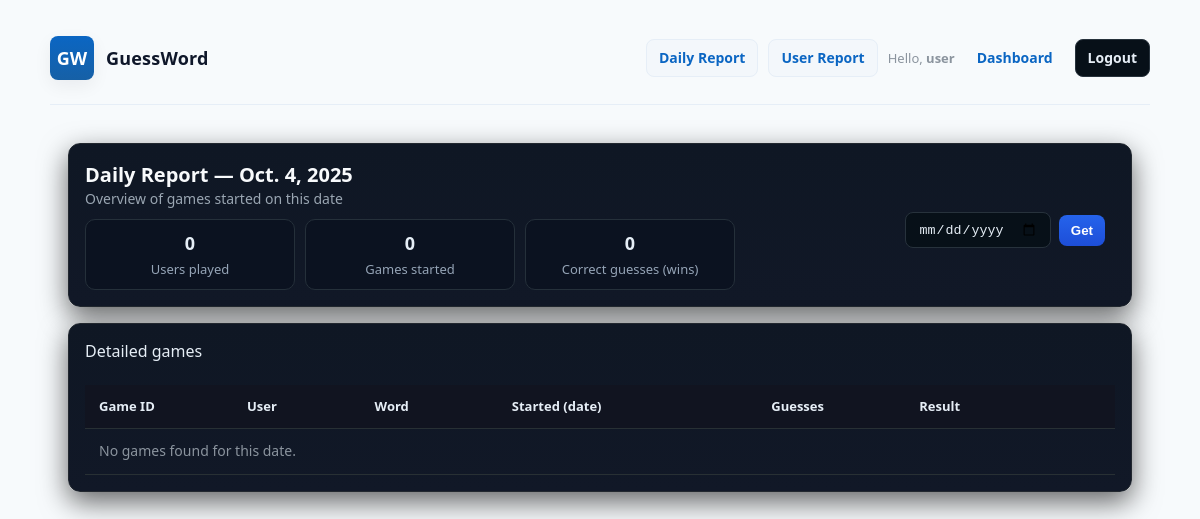
/report/day/ (signed in), run on an earlier commit of the app's database.
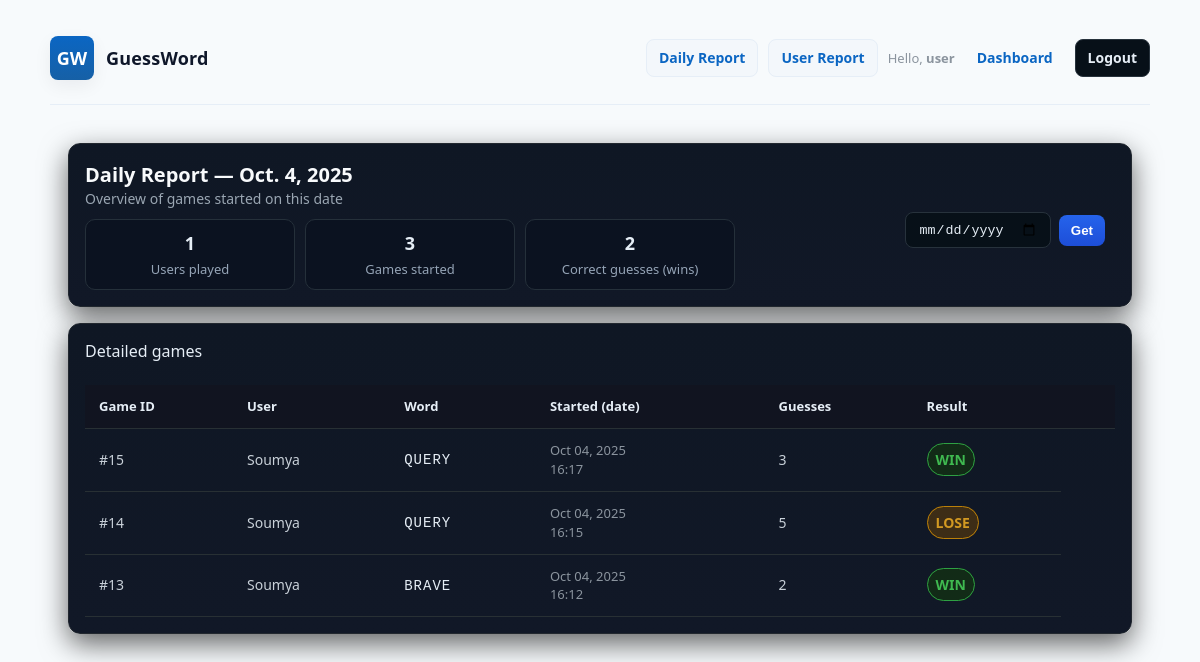
And on a later commit of the database.
### game/models.py (models this page shows, shortened)
class Game(models.Model):
    user = models.ForeignKey(User, on_delete=models.CASCADE, related_name='games')
    word = models.ForeignKey(Word, on_delete=models.CASCADE)
    started_at = models.DateTimeField(auto_now_add=True)
    finished = models.BooleanField(default=False)
    win = models.BooleanField(default=False)
    guesses_allowed = models.PositiveSmallIntegerField(default=5)
    guesses_used = models.PositiveSmallIntegerField(default=0)

class Word(models.Model):
    text = models.CharField(max_length=5, unique=True)  # store uppercase 5-letter words
    created_at = models.DateTimeField(auto_now_add=True)

### game/views.py (the view, shortened to what this page needs)
# urls.py: path('report/day/', views.report_day, name='report_day'),
@staff_member_required
def report_day(request):
    d = request.GET.get('date')
    if d:
        report_date = datetime.strptime(d, '%Y-%m-%d').date()
    else:
        report_date = date.today()
    start = datetime.combine(report_date, datetime.min.time())
    end = datetime.combine(report_date, datetime.max.time())
    games_qs = Game.objects.filter(started_at__range=(start, end)) \
                .select_related('user', 'word') \
                .annotate(guesses_count=Count('guesses')) \
                .order_by('-started_at')
    users_count = games_qs.values('user').distinct().count()
    games_count = games_qs.count()
    correct_guesses = games_qs.filter(win=True).count()
    ctx = {
        'report_date': report_date,
        'users_count': users_count,
        'games_count': games_count,
        'correct_guesses': correct_guesses,
        'games': games_qs,
    }
    return render(request, 'game/reports_day.html', ctx)

### game/templates/game/reports_day.html (shortened to what this page needs)
{% extends "game/base.html" %}
{% block content %}
<div class="report-wrap">
  <div class="panel">
    <div class="top">
      <div>
        <div class="title">Daily Report — {{ report_date }}</div>
        <div class="meta">Overview of games started on this date</div>
        <div class="stats" style="margin-top:10px;">
          <div class="stat">
            <div class="num">{{ users_count }}</div>
            <div class="label">Users played</div>
          </div>
          <div class="stat">
            <div class="num">{{ games_count }}</div>
            <div class="label">Games started</div>
          </div>
          <div class="stat">
            <div class="num">{{ correct_guesses }}</div>
            <div class="label">Correct guesses (wins)</div>
          </div>
        </div>
      </div>
      <div class="controls">
        <form method="get" style="display:flex; gap:8px; align-items:center;">
          <input class="input-date" type="date" name="date" value="{{ report_date }}">
          <button class="btn primary" type="submit">Get</button>
        </form>
      </div>
    </div>
  </div>
  <div class="panel">
    <div class="title" style="margin-bottom:10px;">Detailed games</div>
    <div class="table-wrap">
      <table class="report-table" role="table">
        <thead>
          <tr>
            <th class="col-small">Game ID</th>
            <th>User</th>
            <th>Word</th>
            <th>Started (date)</th>
            <th class="col-small">Guesses</th>
            <th class="col-small">Result</th>
            <th></th>
          </tr>
        </thead>
        <tbody>
          {% for g in games %}
          <tr>
            <td>#{{ g.id }}</td>
            <td>{{ g.user.username }}</td>
            <td><code style="letter-spacing:1px; color:#e6eef6;">{{ g.word.text }}</code></td>
            <td>
              <div class="muted">{{ g.started_at|date:"M d, Y" }}</div>
              <div class="muted">{{ g.started_at|time:"H:i" }}</div>
            </td>
            <td>{{ g.guesses_count }}</td>
            <td>
              {% if g.win %}
                <span class="badge-win">WIN</span>
              {% elif g.finished %}
                <span class="badge-lose">LOSE</span>
              {% else %}
                <span class="badge-in">IN PROGRESS</span>
              {% endif %}
            </td>
          </tr>
          {% empty %}
          <tr>
            <td colspan="7" class="muted">No games found for this date.</td>
          </tr>
          {% endfor %}
        </tbody>
      </table>
    </div>
  </div>
</div>
{% endblock %}

What changed in the data, as far as the page shows it:
added Game: id "15", user.username "Soumya", word.text "QUERY", started_at "Oct 04, 2025", started_at "16:17", guesses_count "3", win "WIN"
added Game: id "14", user.username "Soumya", word.text "QUERY", started_at "Oct 04, 2025", started_at "16:15", guesses_count "5", win "LOSE"
added Game: id "13", user.username "Soumya", word.text "BRAVE", started_at "Oct 04, 2025", started_at "16:12", guesses_count "2", win "WIN"
Also different on the page:
{{ users_count }}: "0" → "1"
{{ games_count }}: "0" → "3"
{{ correct_guesses }}: "0" → "2"
text no longer shown: "No games found for this date."
